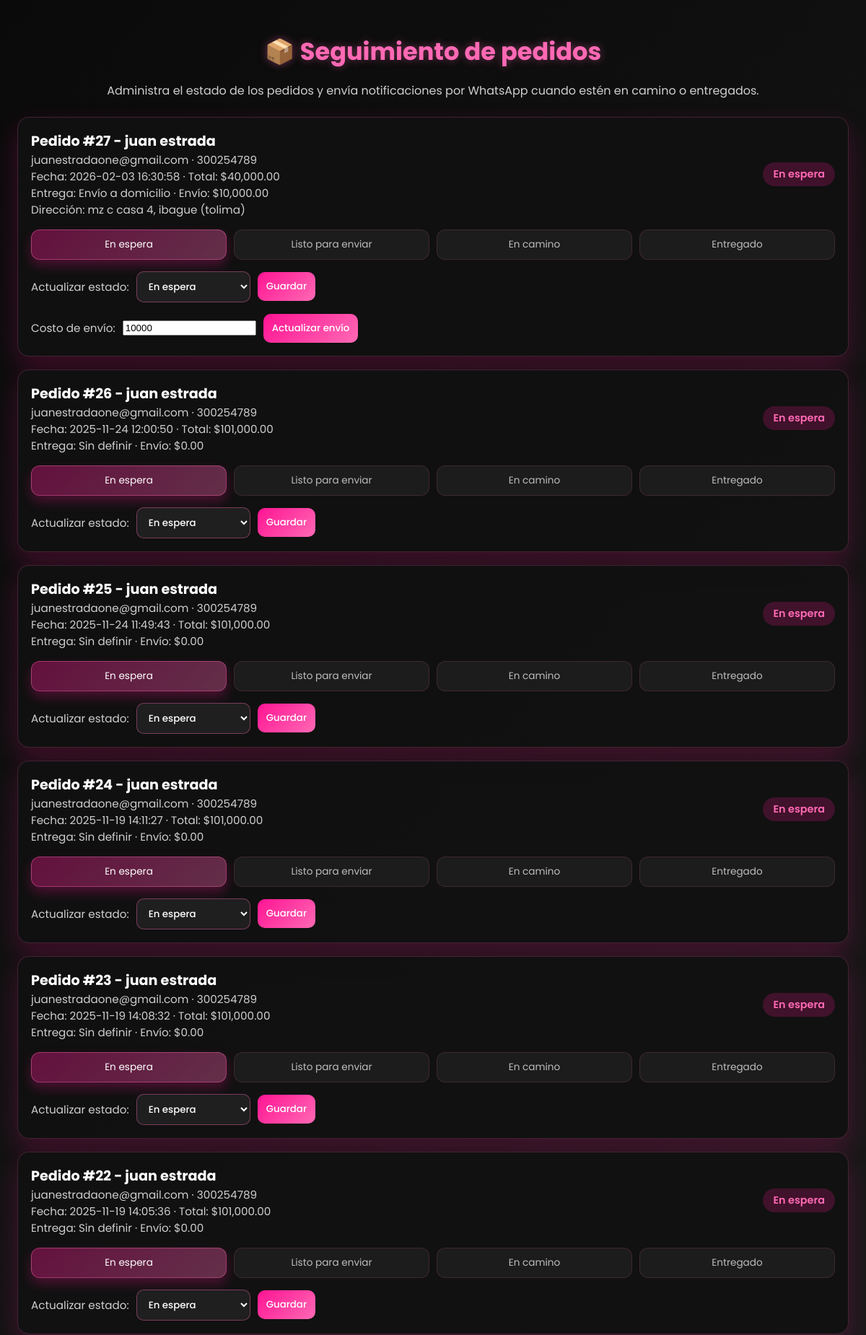
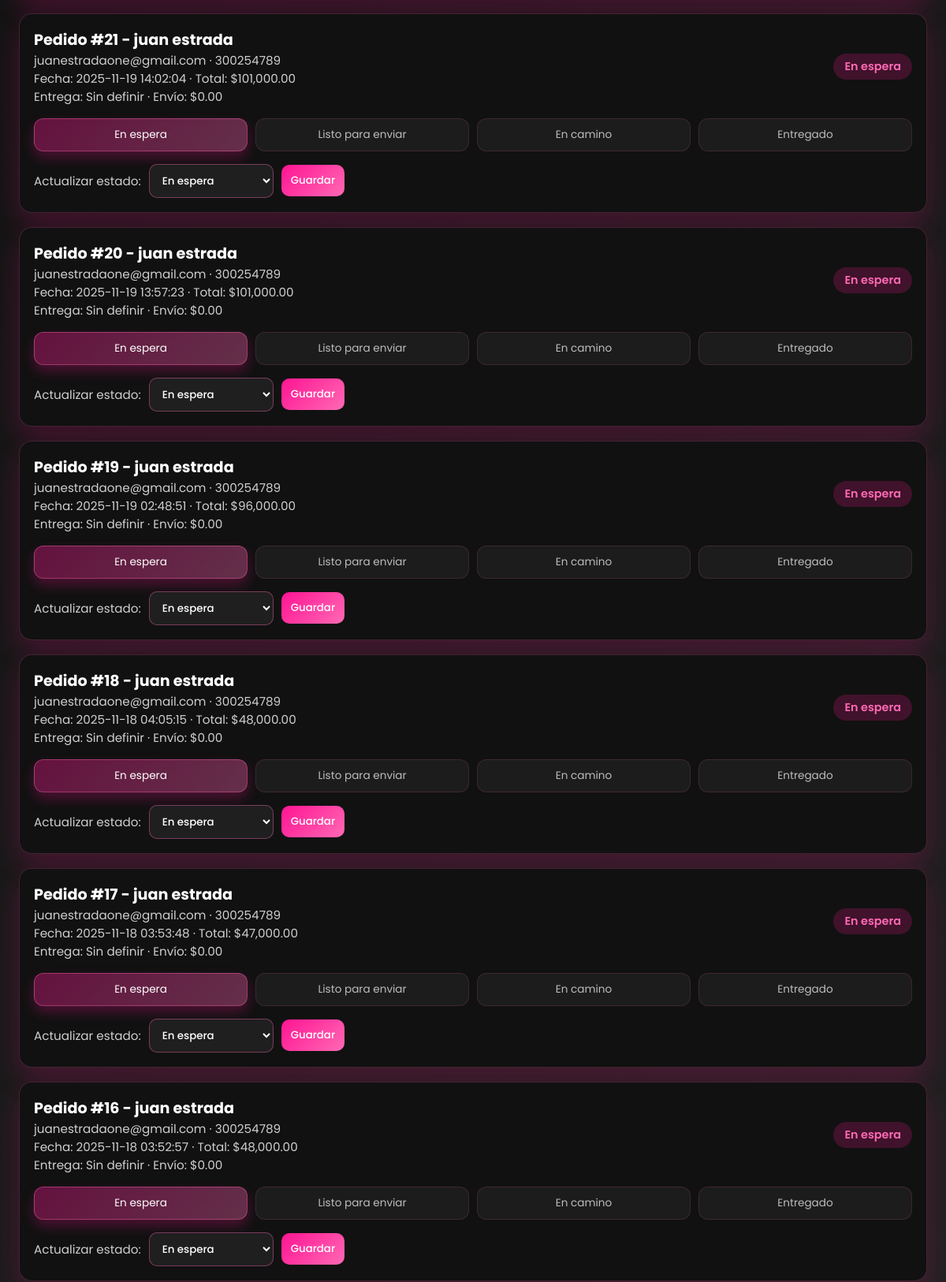
Screenshot of /admin_pedidos.php (signed in, upper part) with the database file from the repository (2 pictures, top to bottom).
### tables this page shows
CREATE TABLE `ordenes` (
  `id_orden` int(11) NOT NULL,
  `id_usuario` int(11) DEFAULT NULL,
  `id_direccion` int(11) DEFAULT NULL,
  `fecha_compra` timestamp NOT NULL DEFAULT current_timestamp(),
  `total` decimal(10,2) DEFAULT NULL,
  `estado` enum('pendiente','pagado','enviado','entregado','cancelado') DEFAULT 'pendiente',
  `mp_payment_id` varchar(50) DEFAULT NULL,
  `mp_status` varchar(50) DEFAULT NULL,
  `mp_preference_id` varchar(100) DEFAULT NULL,
  `id_carrito` int(11) NOT NULL
);

CREATE TABLE `usuarios` (
  `id_usuario` int(11) NOT NULL,
  `nombre` varchar(100) NOT NULL,
  `apellido` varchar(100) NOT NULL,
  `direccion` varchar(300) DEFAULT NULL,
  `email` varchar(150) NOT NULL,
  `telefono` varchar(25) DEFAULT NULL,
  `contrasena` varchar(255) NOT NULL,
  `tipo_pago` varchar(50) DEFAULT NULL,
  `rol` enum('cliente','admin') DEFAULT 'cliente',
  `fecha_registro` timestamp NOT NULL DEFAULT current_timestamp(),
  `google_id` varchar(100) DEFAULT NULL,
  `foto` varchar(255) DEFAULT NULL
);

CREATE TABLE `envios` (
  `id_envio` int(11) NOT NULL,
  `id_orden` int(11) DEFAULT NULL,
  `metodo_envio` varchar(150) NOT NULL,
  `estado_envio` enum('pendiente','en camino','entregado') DEFAULT 'pendiente',
  `fecha_envio` date DEFAULT NULL,
  `costo_envio` decimal(10,2) DEFAULT 0.00
);

CREATE TABLE `direcciones_envio` (
  `id_direccion` int(11) NOT NULL,
  `id_usuario` int(11) DEFAULT NULL,
  `nombre_destinatario` varchar(150) NOT NULL,
  `direccion` varchar(200) NOT NULL,
  `ciudad` varchar(100) NOT NULL,
  `departamento` varchar(100) NOT NULL,
  `telefono` varchar(20) DEFAULT NULL
);

### admin_pedidos.php (called while the page is built)
<?php
require __DIR__ . '/app/Views/admin_pedidos.php';

### app/Views/admin_pedidos.php (the view, shortened to what this page needs)
<?php
require __DIR__ . '/../Config/conexion.php';
$estado_labels = [
    'pendiente' => 'En espera',
    'pagado' => 'Listo para enviar',
    'enviado' => 'En camino',
    'entregado' => 'Entregado',
    'cancelado' => 'Cancelado'
];
$estado_steps = ['pendiente', 'pagado', 'enviado', 'entregado'];
$estado_index = array_flip($estado_steps);
$tiene_costo_envio = false;
$stmt = $conn->prepare("SHOW COLUMNS FROM envios LIKE 'costo_envio'");
if ($stmt) {
    $stmt->execute();
    $resultado_columnas = $stmt->get_result();
    $tiene_costo_envio = $resultado_columnas && $resultado_columnas->num_rows > 0;
}
$columna_costo = $tiene_costo_envio ? 'e.costo_envio' : '0 AS costo_envio';
$sql = "SELECT o.id_orden, o.fecha_compra, o.total, o.estado, o.id_direccion,
               u.nombre, u.apellido, u.email, u.telefono,
               e.metodo_envio, {$columna_costo},
               d.direccion, d.ciudad, d.departamento
        FROM ordenes o
        INNER JOIN usuarios u ON o.id_usuario = u.id_usuario
        LEFT JOIN envios e ON o.id_orden = e.id_orden
        LEFT JOIN direcciones_envio d ON o.id_direccion = d.id_direccion
        ORDER BY o.fecha_compra DESC";
$result = $conn->query($sql);
?>
<!DOCTYPE html>
<html lang="es">
<head>
</head>
<body>
<h1>📦 Seguimiento de pedidos</h1>
<p class="subtitulo">Administra el estado de los pedidos y envía notificaciones por WhatsApp cuando estén en camino o entregados.</p>
<div class="panel">
    <?php if ($result && $result->num_rows > 0): ?>
        <?php while ($row = $result->fetch_assoc()): ?>
            <?php
                $estado_actual = $row['estado'] ?: 'pendiente';
                $etiqueta = $estado_labels[$estado_actual] ?? $estado_actual;
                $paso_actual = $estado_index[$estado_actual] ?? -1;
            ?>
            <article class="card">
                <div class="card-header">
                    <div>
                        <h3>Pedido #<?= intval($row['id_orden']) ?> - <?= htmlspecialchars($row['nombre'] . ' ' . $row['apellido']) ?></h3>
                        <div class="meta"><?= htmlspecialchars($row['email']) ?> · <?= htmlspecialchars($row['telefono'] ?? 'Sin teléfono') ?></div>
                        <div class="meta">Fecha: <?= htmlspecialchars($row['fecha_compra']) ?> · Total: $<?= number_format((float) $row['total'], 2) ?></div>
                        <div class="meta">Entrega: <?= htmlspecialchars($row['metodo_envio'] ?? 'Sin definir') ?> · Envío: $<?= number_format((float) ($row['costo_envio'] ?? 0), 2) ?></div>
                        <?php if (!empty($row['direccion'])): ?>
                            <div class="meta">Dirección: <?= htmlspecialchars($row['direccion'] . ', ' . $row['ciudad'] . ' (' . $row['departamento'] . ')') ?></div>
                        <?php endif; ?>
                    </div>
                    <span class="status-pill"><?= htmlspecialchars($etiqueta) ?></span>
                </div>
                <?php if ($estado_actual === 'cancelado'): ?>
                    <p class="meta">Pedido cancelado. No se enviarán notificaciones.</p>
                <?php else: ?>
                    <div class="track">
                        <?php foreach ($estado_steps as $index => $step): ?>
                            <div class="track-step <?= $index <= $paso_actual ? 'active' : '' ?>">
                                <?= htmlspecialchars($estado_labels[$step]) ?>
                            </div>
                        <?php endforeach; ?>
                    </div>
                <?php endif; ?>
                <form method="POST" action="">
                    <label for="estado-<?= intval($row['id_orden']) ?>" class="meta">Actualizar estado:</label>
                    <select name="estado" id="estado-<?= intval($row['id_orden']) ?>">
                        <?php foreach ($estado_labels as $valor => $texto): ?>
                            <option value="<?= htmlspecialchars($valor) ?>" <?= $valor === $estado_actual ? 'selected' : '' ?>>
                                <?= htmlspecialchars($texto) ?>
                            </option>
                        <?php endforeach; ?>
                    </select>
                    <button type="submit">Guardar</button>
                </form>
                <?php if (($row['metodo_envio'] ?? '') === 'Envío a domicilio' && $tiene_costo_envio): ?>
                    <form method="POST" action="">
                        <label for="costo-envio-<?= intval($row['id_orden']) ?>" class="meta">Costo de envío:</label>
                        <input type="number" step="0.01" min="0" name="costo_envio" id="costo-envio-<?= intval($row['id_orden']) ?>" value="<?= htmlspecialchars((float) ($row['costo_envio'] ?? 0)) ?>">
                        <button type="submit">Actualizar envío</button>
                    </form>
                <?php endif; ?>
            </article>
        <?php endwhile; ?>
    <?php else: ?>
        <div class="empty">No hay pedidos registrados.</div>
    <?php endif; ?>
</div>
</body>
</html>

### app/Views/admin_pedidos.php (style rules this page uses)
body { background: linear-gradient(135deg, #0a0a0a 0%, #1b1b1b 50%, #2b2b2b 100%); color: #fff; font-family: 'Poppins', sans-serif; margin: 0; padding: 24px; }
h1 { text-align: center; color: #ff69b4; margin-bottom: 12px; font-size: 2.1rem; text-shadow: 0 0 12px rgba(255, 105, 180, 0.4); }
.subtitulo { text-align: center; color: #cfcfcf; margin-bottom: 24px; }
.panel { max-width: 1200px; margin: 0 auto; display: grid; gap: 18px; }
.card { background: rgba(17, 17, 17, 0.95); border: 1px solid rgba(255, 105, 180, 0.2); border-radius: 16px; padding: 18px; box-shadow: 0 15px 35px rgba(255, 20, 147, 0.2); }
.card-header { display: flex; flex-wrap: wrap; justify-content: space-between; gap: 12px; align-items: center; }
.card h3 { margin: 0; font-size: 1.2rem; }
.meta { color: #cfcfcf; font-size: 0.95rem; }
.status-pill { padding: 6px 14px; border-radius: 999px; font-weight: 600; font-size: 0.9rem; background: rgba(255, 20, 147, 0.2); color: #ff69b4; }
.track { display: grid; grid-template-columns: repeat(auto-fit, minmax(120px, 1fr)); gap: 10px; margin-top: 16px; }
.track-step { text-align: center; padding: 10px 12px; border-radius: 12px; background: #1c1c1c; border: 1px solid rgba(255, 105, 180, 0.15); font-size: 0.85rem; color: #bdbdbd; }
.track-step.active { background: linear-gradient(135deg, rgba(255, 20, 147, 0.35), rgba(255, 105, 180, 0.35)); color: #fff; border-color: rgba(255, 105, 180, 0.4); box-shadow: 0 8px 16px rgba(255, 20, 147, 0.25); }
form { margin-top: 16px; display: flex; flex-wrap: wrap; gap: 10px; align-items: center; }
select, button { padding: 10px 12px; border-radius: 10px; border: none; font-family: inherit; font-weight: 500; }
select { background: #1f1f1f; color: #fff; border: 1px solid rgba(255, 105, 180, 0.4); }
button { background: linear-gradient(135deg, #ff1493, #ff69b4); color: #fff; cursor: pointer; transition: transform 0.2s ease, box-shadow 0.2s ease; }

### rows the page displays
ordenes: id_orden "27", id_usuario.apellido "juan estrada", id_usuario.email "juanestradaone@gmail.com", id_usuario.telefono "300254789", fecha_compra "2026-02-03 16:30:58", total "40,000.00", envios.metodo_envio "Envío a domicilio", envios.costo_envio "10,000.00", id_direccion.departamento "mz c casa 4, ibague (tolima)", estado "En espera", step "En espera", step "Listo para enviar", step "En camino", step "Entregado", costo_envio "10000"
ordenes: id_orden "26", id_usuario.apellido "juan estrada", id_usuario.email "juanestradaone@gmail.com", id_usuario.telefono "300254789", fecha_compra "2025-11-24 12:00:50", total "101,000.00", metodo_envio "Sin definir", costo_envio "0.00", estado "En espera", step "En espera", step "Listo para enviar", step "En camino", step "Entregado"
ordenes: id_orden "25", id_usuario.apellido "juan estrada", id_usuario.email "juanestradaone@gmail.com", id_usuario.telefono "300254789", fecha_compra "2025-11-24 11:49:43", total "101,000.00", metodo_envio "Sin definir", costo_envio "0.00", estado "En espera", step "En espera", step "Listo para enviar", step "En camino", step "Entregado"
ordenes: id_orden "24", id_usuario.apellido "juan estrada", id_usuario.email "juanestradaone@gmail.com", id_usuario.telefono "300254789", fecha_compra "2025-11-19 14:11:27", total "101,000.00", metodo_envio "Sin definir", costo_envio "0.00", estado "En espera", step "En espera", step "Listo para enviar", step "En camino", step "Entregado"
ordenes: id_orden "23", id_usuario.apellido "juan estrada", id_usuario.email "juanestradaone@gmail.com", id_usuario.telefono "300254789", fecha_compra "2025-11-19 14:08:32", total "101,000.00", metodo_envio "Sin definir", costo_envio "0.00", estado "En espera", step "En espera", step "Listo para enviar", step "En camino", step "Entregado"
ordenes: id_orden "22", id_usuario.apellido "juan estrada", id_usuario.email "juanestradaone@gmail.com", id_usuario.telefono "300254789", fecha_compra "2025-11-19 14:05:36", total "101,000.00", metodo_envio "Sin definir", costo_envio "0.00", estado "En espera", step "En espera", step "Listo para enviar", step "En camino", step "Entregado"
ordenes: id_orden "21", id_usuario.apellido "juan estrada", id_usuario.email "juanestradaone@gmail.com", id_usuario.telefono "300254789", fecha_compra "2025-11-19 14:02:04", total "101,000.00", metodo_envio "Sin definir", costo_envio "0.00", estado "En espera", step "En espera", step "Listo para enviar", step "En camino", step "Entregado"
ordenes: id_orden "20", id_usuario.apellido "juan estrada", id_usuario.email "juanestradaone@gmail.com", id_usuario.telefono "300254789", fecha_compra "2025-11-19 13:57:23", total "101,000.00", metodo_envio "Sin definir", costo_envio "0.00", estado "En espera", step "En espera", step "Listo para enviar", step "En camino", step "Entregado"
ordenes: id_orden "19", id_usuario.apellido "juan estrada", id_usuario.email "juanestradaone@gmail.com", id_usuario.telefono "300254789", fecha_compra "2025-11-19 02:48:51", total "96,000.00", metodo_envio "Sin definir", costo_envio "0.00", estado "En espera", step "En espera", step "Listo para enviar", step "En camino", step "Entregado"
ordenes: id_orden "18", id_usuario.apellido "juan estrada", id_usuario.email "juanestradaone@gmail.com", id_usuario.telefono "300254789", fecha_compra "2025-11-18 04:05:15", total "48,000.00", metodo_envio "Sin definir", costo_envio "0.00", estado "En espera", step "En espera", step "Listo para enviar", step "En camino", step "Entregado"
ordenes: id_orden "17", id_usuario.apellido "juan estrada", id_usuario.email "juanestradaone@gmail.com", id_usuario.telefono "300254789", fecha_compra "2025-11-18 03:53:48", total "47,000.00", metodo_envio "Sin definir", costo_envio "0.00", estado "En espera", step "En espera", step "Listo para enviar", step "En camino", step "Entregado"
ordenes: id_orden "16", id_usuario.apellido "juan estrada", id_usuario.email "juanestradaone@gmail.com", id_usuario.telefono "300254789", fecha_compra "2025-11-18 03:52:57", total "48,000.00", metodo_envio "Sin definir", costo_envio "0.00", estado "En espera", step "En espera", step "Listo para enviar", step "En camino", step "Entregado"
